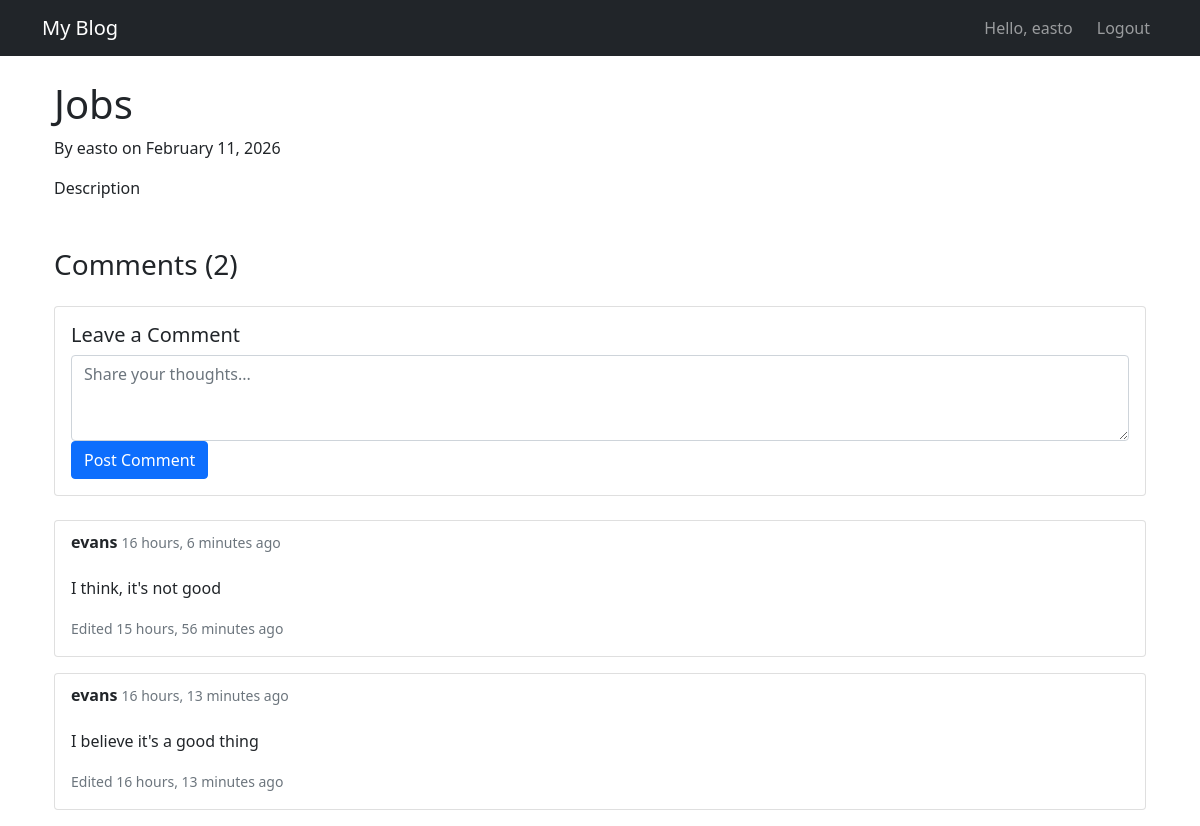
Screenshot of /blog/post/2/ (signed in) with the database file from the repository.
### users/models.py (models this page shows, shortened)
class CustomUser(AbstractUser):
    class Role(models.TextChoices):
        ADMIN = 'admin', _('Admin')
        AUTHOR = 'author', _('Author')
        READER = 'reader', _('Reader')
    bio = models.TextField(max_length=500, blank=True)
    location = models.CharField(max_length=30, blank=True)
    birth_date = models.DateField(null=True, blank=True)
    profile_image = models.ImageField(upload_to='profile_pics/', blank=True)
    role = models.CharField(
        max_length=10,
        choices=Role.choices,
        default=Role.READER
    )
    email_verified = models.BooleanField(default=False)
    email_verification_token = models.CharField(max_length=100, blank=True)
    email_verification_sent_at = models.DateTimeField(null=True, blank=True)
    def __str__(self):
        return self.username

### blog/models.py (models this page shows, shortened)
class Post(models.Model):
    STATUS_CHOICES = (
        ('draft', 'Draft'),
        ('published', 'Published'),
    )
    title = models.CharField(max_length=200)
    slug = models.SlugField(max_length=250, unique_for_date='created_at')
    content = models.TextField()
    author = models.ForeignKey(
        settings.AUTH_USER_MODEL,
        on_delete=models.CASCADE,
        related_name='blog_posts'
    )
    category = models.ForeignKey(
        Category,
        on_delete=models.SET_NULL,
        null=True,
        blank=True,
        related_name='posts'
    )
    tags = models.ManyToManyField(
        Tag,
        blank=True,
        related_name='posts'
    )
    status = models.CharField(
        max_length=10,
        choices=STATUS_CHOICES,
        default='draft'
    )
    cover_image = models.ImageField(
        upload_to='post_covers/',
        blank=True,
        null=True
    )
    views_count = models.PositiveIntegerField(default=0)
    created_at = models.DateTimeField(default=timezone.now)
    updated_at = models.DateTimeField(auto_now=True)
    published_at = models.DateTimeField(blank=True, null=True)
    class Meta:
        ordering = ('-published_at', '-created_at')
        indexes = [
            models.Index(fields=['-published_at']),
            models.Index(fields=['status']),
        ]

class Comment(models.Model):
    post = models.ForeignKey(
        Post,  # References Post model defined above
        on_delete=models.CASCADE,
        related_name='post_comments'
    )
    author = models.ForeignKey(
        settings.AUTH_USER_MODEL,
        on_delete=models.CASCADE,
        related_name='blog_comments'
    )
    content = models.TextField()
    approved = models.BooleanField(default=False)
    created_at = models.DateTimeField(auto_now_add=True)
    updated_at = models.DateTimeField(auto_now=True)
    parent = models.ForeignKey(
        'self',  # Self-referential foreign key
        on_delete=models.CASCADE,
        null=True,
        blank=True,
        related_name='replies'
    )
    class Meta:
        ordering = ['-created_at']
        indexes = [
            models.Index(fields=['post', 'created_at']),
            models.Index(fields=['approved']),
        ]

### blog/views.py (the view)
# urls.py: path('post/<int:pk>/', views.post_detail, name='post_detail'),
def post_detail(request, pk):
    post = get_object_or_404(Post, pk=pk)
    return render(request, 'blog/post_detail.html', {'post': post})

### templates/blog/post_detail.html (shortened to what this page needs)
{% extends 'base.html' %}
{% block content %}
<div class="container mt-4">
    <h1>{{ post.title }}</h1>
    <p>By {{ post.author }} on {{ post.created_at|date:"F d, Y" }}</p>
    <div>{{ post.content|linebreaks }}</div>
    <div class="mt-5">
        <h3>Comments ({{ post.post_comments.count }})</h3>
        {% if user.is_authenticated %}
        <div class="card my-4">
            <div class="card-body">
                <h5 class="card-title">Leave a Comment</h5>
                <form method="post" action="{% url 'blog:add_comment' post.id %}">
                    <div class="form-group">
                        <textarea class="form-control" name="content" rows="3"
                                  placeholder="Share your thoughts..." required></textarea>
                    </div>
                    <button type="submit" class="btn btn-primary">Post Comment</button>
                </form>
            </div>
        </div>
        {% else %}
        <div class="alert alert-info">
            <a href="{% url 'login' %}?next={{ request.path }}">Log in</a> to leave a comment.
        </div>
        {% endif %}
        {% for comment in post.post_comments.all %}
            {% if comment.approved or user.is_staff or comment.author == user %}
            <div class="card mb-3 {% if not comment.approved %}border-warning{% endif %}">
                <div class="card-body">
                    <div class="d-flex justify-content-between align-items-start">
                        <div>
                            <h6 class="card-subtitle mb-2">
                                <strong>{{ comment.author.username }}</strong>
                                <small class="text-muted ml-2">{{ comment.created_at|timesince }} ago</small>
                            </h6>
                        </div>
                    </div>
                    <p class="card-text mt-2">{{ comment.content|linebreaks }}</p>
                    {% if comment.updated_at != comment.created_at %}
                    <small class="text-muted">Edited {{ comment.updated_at|timesince }} ago</small>
                    {% endif %}
                </div>
            </div>
            {% endif %}
        {% empty %}
        <div class="alert alert-light text-center">
            No comments yet. Be the first to comment!
        </div>
        {% endfor %}
    </div>
</div>
{% endblock %}

### templates/base.html (shortened to what this page needs)
<!DOCTYPE html>
<html lang="en">
<head>
    <link href="https://cdn.jsdelivr.net/npm/bootstrap@5.1.3/dist/css/bootstrap.min.css" rel="stylesheet">
</head>
<body>
    <nav class="navbar navbar-expand-lg navbar-dark bg-dark">
        <div class="container">
            <a class="navbar-brand" href="{% url 'blog:home' %}">My Blog</a>
            <div class="navbar-nav ms-auto">
                {% if user.is_authenticated %}
                <span class="navbar-text me-3">Hello, {{ user.username }}</span>
                <a class="nav-link" href="{% url 'logout' %}">Logout</a>
                {% else %}
                <a class="nav-link" href="{% url 'login' %}">Login</a>
                <a class="nav-link" href="{% url 'register' %}">Register</a>
                {% endif %}
            </div>
        </div>
    </nav>
    <div class="container">
        {% block content %}
        {% endblock %}
    </div>
</body>
</html>

### rows the page displays
CustomUser: username "easto"
Post: title "Jobs", author "easto", created_at "February 11, 2026", content "Description", post_comments.count "2"
Comment: author.username "evans", created_at "16 hours, 6 minutes", content "I think, it's not good", updated_at "15 hours, 56 minutes"
Comment: author.username "evans", created_at "16 hours, 13 minutes", content "I believe it's a good thing", updated_at "16 hours, 13 minutes"
